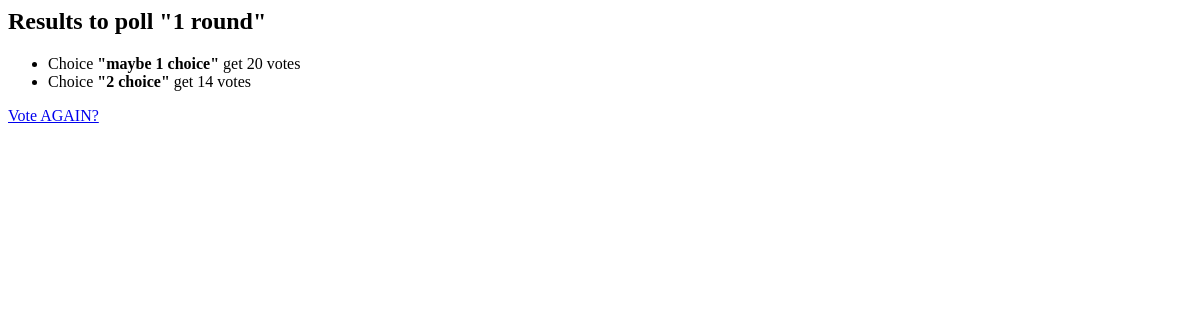
/1/results/, run on an earlier commit of the app's database.
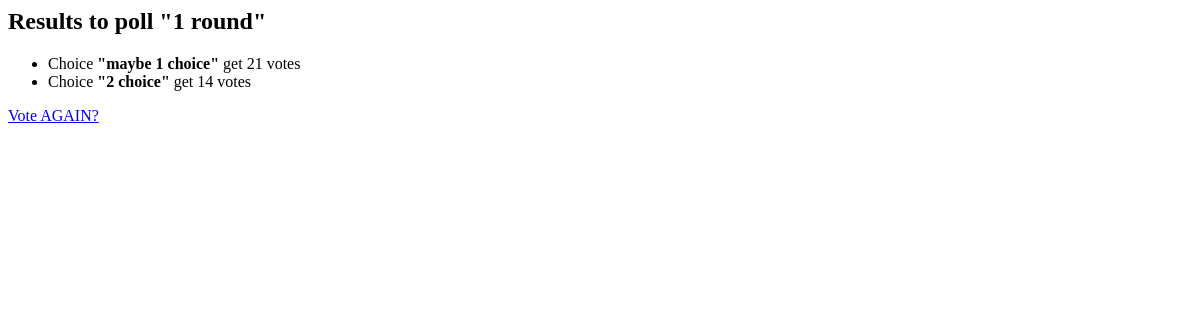
And on a later commit of the database.
### polls/models.py (models this page shows, shortened)
class Choice(models.Model):
    poll = models.ForeignKey(Poll, on_delete=models.deletion.CASCADE)
    choice_text = models.CharField(max_length=200)
    votes = models.IntegerField(default=0)

### polls/views.py (the view)
# urls.py: path('<int:pk>/results/', views.ResultView.as_view(), name='results'),
class ResultView(generic.DetailView):
    model = Poll
    template_name = 'polls/result.html'

### polls/templates/polls/result.html
<h2>Results to poll "{{ poll.question }}"</h2>
{% if poll.choice_set.all %}
<ul>
    {% for choice in poll.choice_set.all %}
    <li>Choice <strong>"{{ choice.choice_text}}"</strong> get {{ choice.votes }} votes</li>
    {% endfor %}
</ul>
{% endif %}
<a href="{% url 'polls:vote' poll.id %}">Vote AGAIN?</a>

What changed in the data, as far as the page shows it:
changed Choice "maybe 1 choice": votes "20" → "21"
